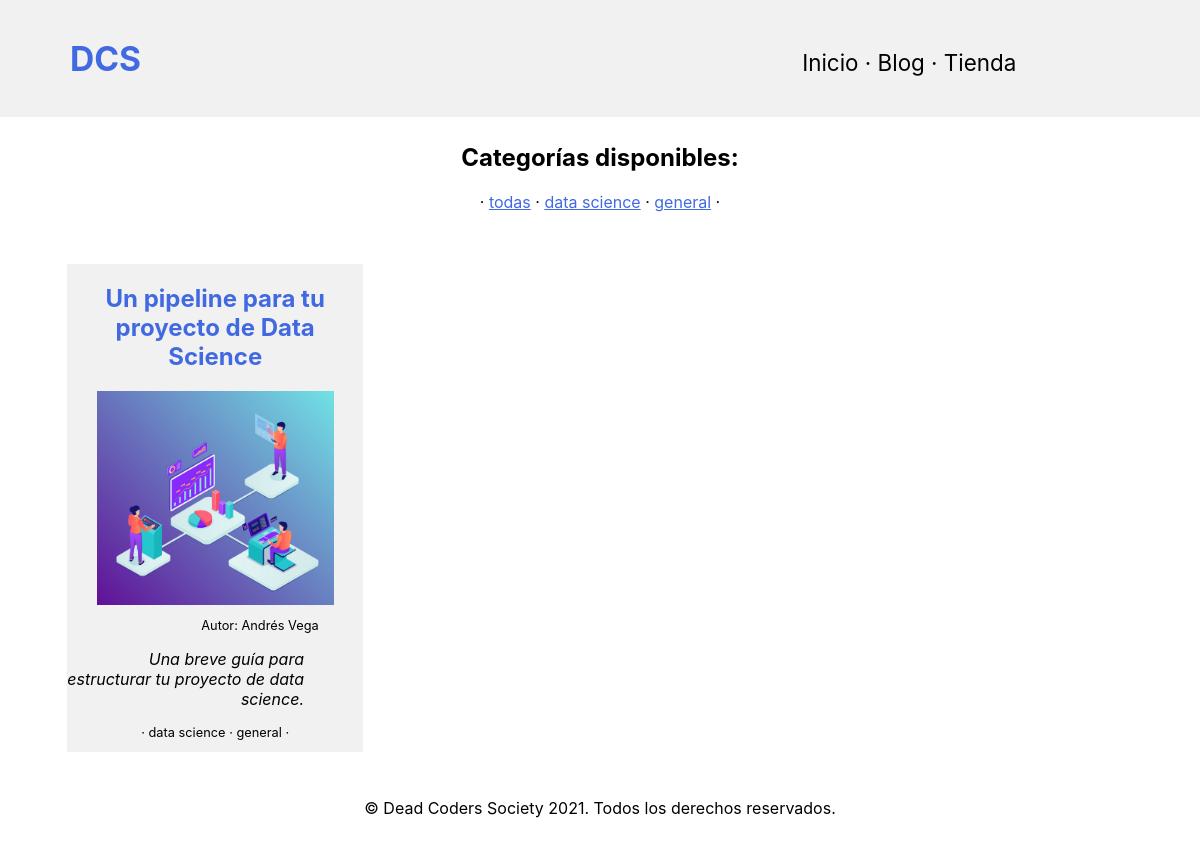
Screenshot of /blog/ with the database file from the repository.
### blog/models.py (models this page shows, shortened)
class Category(models.Model):
    nombre = models.CharField(max_length=50)

class Post(models.Model):
    titulo = models.CharField(max_length=50)
    resumen = models.CharField(max_length=150)
    autor = models.ForeignKey(Author, on_delete=models.CASCADE)
    categoria = models.ManyToManyField(Category)
    imagen = models.ImageField(upload_to='blog')
    contenido = models.TextField(blank=True)
    creado = models.DateTimeField(auto_now_add=True)
    actualizado = models.DateTimeField(auto_now_add=True)
    likes = models.IntegerField(default=0)

class Author(models.Model):
    user = models.OneToOneField(User, on_delete=models.CASCADE)
    nombre = models.CharField(max_length=50, blank = True)
    bio = models.TextField(blank=True)
    photo = models.ImageField(upload_to='blog')
    instagram = models.CharField(max_length=500, blank=True)

### blog/views.py (the view)
# urls.py: path('', blog, name = 'blog'),
def blog(request):
    categoria = Category.objects.all()
    post = Post.objects.all()
    return render(request, 'blog/blog.html', {'post': post, 'categorias':categoria})

### carrito/context_processor.py (called while the page is built)
def importe_total_carro(request):
    Carro(request)
    total = 0
    for key in request.session['carro'].keys():
        value = request.session['carro'][key]
        total = total + float(value['precio'])*float(value['cantidad'])
    return {'importe_total_carro': total}

def costo_total(request):
    total = importe_total_carro(request)['importe_total_carro'] + costo_de_envio(request)['costo_de_envio']
    return {'costo_total':total}

### blog/templates/blog/blog.html
{% extends "mysite/base.html" %}
{% load static %}
{% block content %}
<h2 style="padding-top:3%;text-align: center;">Categorías disponibles:</h2>
<p style="text-align: center;"> · <a href="" style="color: royalblue;">todas</a> ·
{% for cat in categorias %}
<a href="cat/{{cat.id}}" style="color: royalblue;">{{cat.nombre}}</a> ·
{% endfor %}
</p>
{% for entrada in post %}
<div style="background-color: rgb(241, 241, 241);
 position: unset;
 max-width:25%;
text-align: center;
margin-left: 5%;
margin-top: 3%;
display: inline-block;
top: 0%;
">
    <h2>
        <a href="{{entrada.id}}"
        style="color:royalblue;
        text-decoration: none;">{{entrada.titulo}}</a>
    </h2>
    <img src="{{entrada.imagen.url}}" style="max-width: 80%;">
    <p style="padding-right:15%;font-size: 0.8em;
    text-align: right;">Autor: {{entrada.autor.nombre}}</p>
    <p style="max-width: 80%;
    text-align: right;">
        <i>{{entrada.resumen}}</i>
    </p>
    <p style="font-size: 0.8em;">·
    {% for cat in entrada.categoria.all %}
    {{cat.nombre}} ·
    {% endfor %}
    </p>
</div>
{% endfor %}
{% endblock %}

### media/static/mysite/css/gestion.css (style rules this page uses)
body { font-family: -apple-system, BlinkMacSystemFont, 'Segoe UI', Roboto, Oxygen, Ubuntu, Cantarell, 'Open Sans', 'Helvetica Neue', sans-serif; }

### rows the page displays
Category: nombre "data science"
Category: nombre "general"
Post: titulo "Un pipeline para tu proyecto de Data Science", imagen (picture), autor.nombre "Andrés Vega", resumen "Una breve guía para estructurar tu proyecto de data science."
